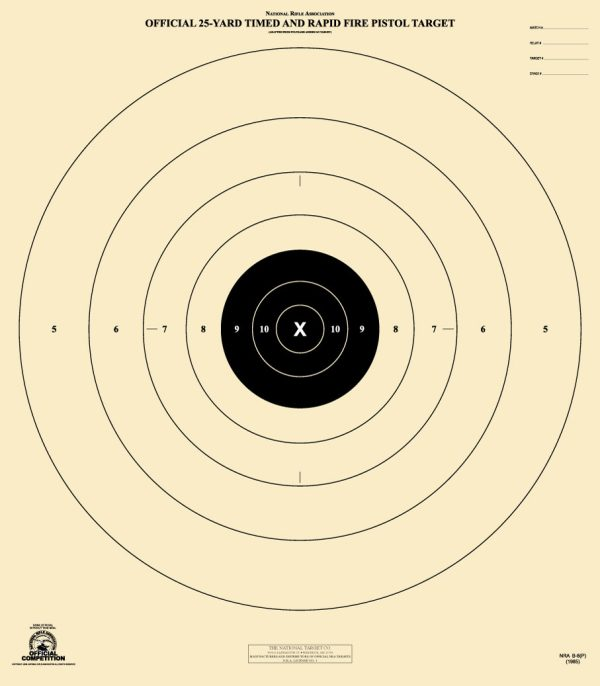
#> input picture data/before_detection.jpg, 600 x 686 px
$ python -i circle_detection.py   (imports and definitions only)
#> lines starting #> are read from the running program, lines starting #| are printed output that depends on the picture; after the words box and inside, x2 and y2 are one past the last pixel; in counts of white or black regions, pixels touching at a corner belong together; long printed decimals are rounded
import cv2
import numpy as np
import math

def detect_circles(image_path, output_path):
    # Load the image
#> called with image_path = 'data/before_detection.jpg', output_path = 'out.png'
    image = cv2.imread(image_path)
#> image is the input picture: shape (686, 600, 3); mean B, G, R 186.7, 221.3, 234.3
    if image is None:
        print("Could not open or find the image")
        return

    # Convert to grayscale for edge-based detection
    gray = cv2.cvtColor(image, cv2.COLOR_BGR2GRAY)
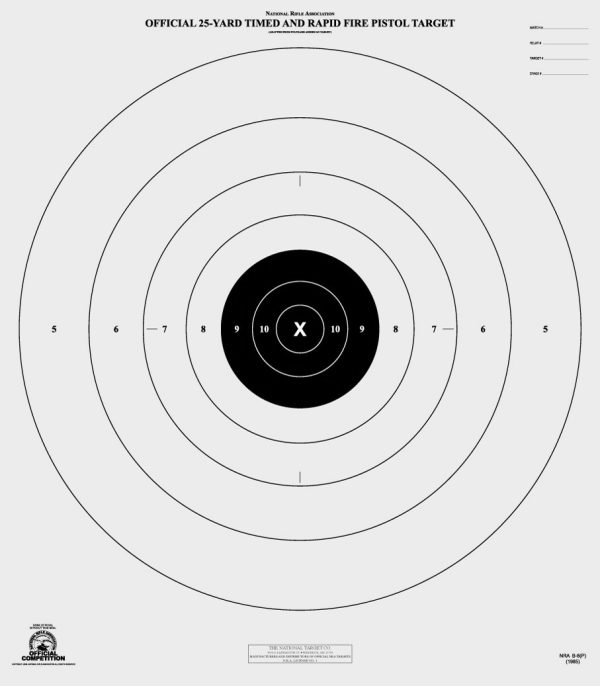
#> gray: shape (686, 600); min 0, max 255, mean 221.3
    blurred = cv2.GaussianBlur(gray, (5, 5), 1)

    # Use adaptive thresholding to highlight ring boundaries
    thresh = cv2.adaptiveThreshold(blurred, 255, cv2.ADAPTIVE_THRESH_GAUSSIAN_C, cv2.THRESH_BINARY_INV, 11, 2)
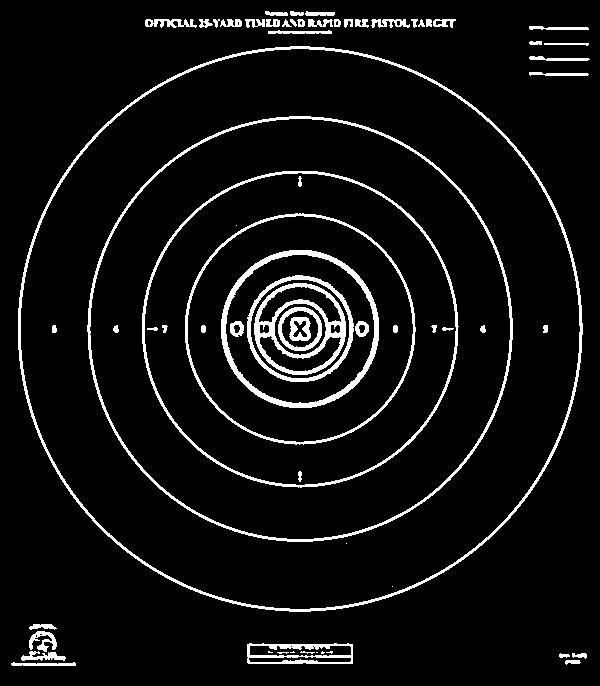
#> thresh: shape (686, 600); 6.5% white; 68 white regions (9 under 20 px), largest, box (x1, y1, x2, y2) and area: (18, 46, 583, 612) 5224, (87, 116, 513, 542) 3908, (142, 171, 459, 488) 2888
    cv2.imwrite("thresh.jpg", thresh)

    # Apply minimal morphological operations
    kernel = cv2.getStructuringElement(cv2.MORPH_ELLIPSE, (3, 3))
    processed = cv2.morphologyEx(thresh, cv2.MORPH_CLOSE, kernel, iterations=1)
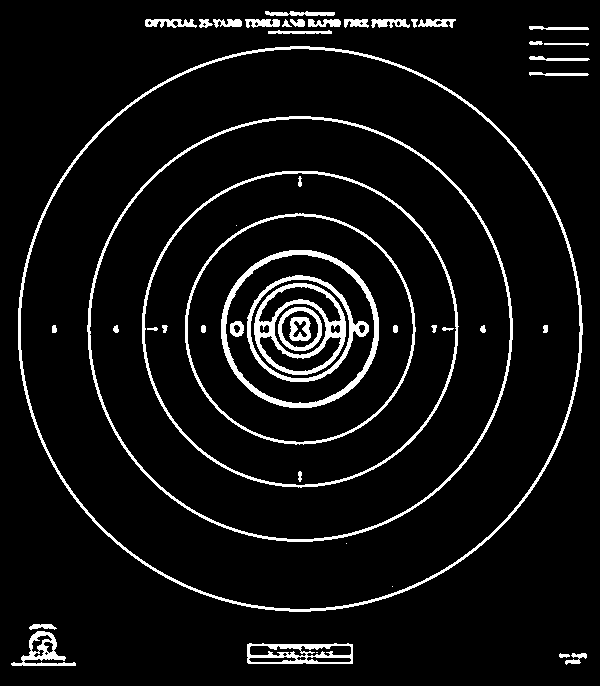
#> processed: shape (686, 600); 6.5% white; 49 white regions (4 under 20 px)
    cv2.imwrite("processed_thresh.jpg", processed)

    # Find contours
    contours, hierarchy = cv2.findContours(processed, cv2.RETR_CCOMP, cv2.CHAIN_APPROX_SIMPLE)
#> contours = 81 contours, 13 with area under 20; largest, box (x1, y1, x2, y2) and area: (18, 46, 583, 612) 250013, (20, 48, 581, 610) 246376, (87, 116, 513, 542) 141602, (89, 118, 511, 540) 138889, (142, 171, 459, 488) 78367
    print(f"Number of contours after thresholding: {len(contours)}")
#| Number of contours after thresholding: 81

    # Draw all contours for debugging
    contour_image = image.copy()
    cv2.drawContours(contour_image, contours, -1, (0, 0, 255), 2)
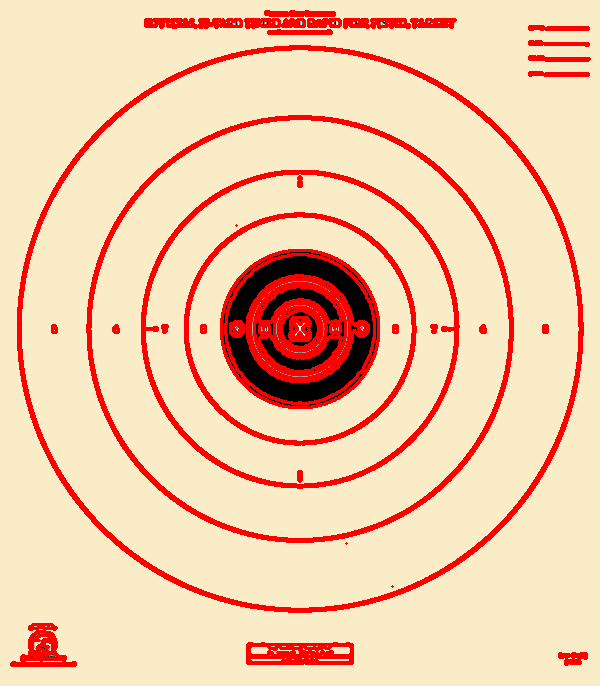
#> contour_image: shape (686, 600, 3); 11.19% of pixels changed, all inside (x1, y1, x2, y2) = (10, 10, 591, 667)
    cv2.imwrite("contours.jpg", contour_image)

    # Estimate the center using the largest contour
    center = (image.shape[1] // 2, image.shape[0] // 2)
#> center = (300, 343)
    max_area = 0
    for i, contour in enumerate(contours):
        area = cv2.contourArea(contour)
        if hierarchy[0][i][3] == -1 and area > max_area:
            max_area = area
            moments = cv2.moments(contour)
            if moments["m00"] != 0:
                center = (int(moments["m10"] / moments["m00"]), int(moments["m01"] / moments["m00"]))
#> this loop made 81 passes
#> (area, max_area, center) on passes 1, 4, 36, 42, 45, 48, 51, 53, 57: (87.5, 87.5, (576, 658)), (2000.5, 2000.5, (299, 653)), (6555, 6555, (299, 328)), (9004.5, 9004.5, (300, 328)), (19517, 19517, (299, 328)), (41582, 41582, (299, 328)), (78367, 78367, (299, 328)), (141602.5, 141602.5, (299, 328)), (250013, 250013, (299, 328))
#> area on passes 2, 5, 6, 7, 9, 10: 24.5, 205, 30, 213, 386.5, 389
#> after the loop, max_area = 250013; moments = moments, m00 250013, centre m10/m00, m01/m00 = (299.6, 328.5)
    print(f"Estimated center: {center}")
#| Estimated center: (299, 328)

    # Fit circles with relaxed criteria
    circles = []
    for i, contour in enumerate(contours):
        if len(contour) < 5:
            continue
        area = cv2.contourArea(contour)
        if area < 50:
            continue

        perimeter = cv2.arcLength(contour, True)
        circularity = 4 * math.pi * area / (perimeter * perimeter)
        if circularity < 0.3:
            continue

        (x, y), radius = cv2.minEnclosingCircle(contour)
        dist = math.sqrt((x - center[0])**2 + (y - center[1])**2)
        print(f"Contour {i}: area={area}, circularity={circularity}, radius={radius}, dist from center={dist}")

        if dist < 300 and radius > 2:
            circles.append((x, y, radius))
#> this loop made 81 passes
#> (area, perimeter, circularity, x, y, radius, dist) on passes 4, 14, 15, 30, 32, 33, 34, 35, 36, 38, 39, 40: (2000.5, 252.4, 0.395, 299.5, 653.5, 53.35, 325.5), (73.5, 40.04, 0.576, 47.5, 646.8, 6.35, 406.1), (152.5, 78.67, 0.31, 41.5, 644.5, 11.85, 408), (161.5, 49.21, 0.838, 236.7, 328.3, 7.97, 62.27), (421, 85.94, 0.716, 299.5, 328.6, 13.62, 0.809), (146, 75.74, 0.32, 299.5, 328.8, 9.88, 0.938), (1498, 143.9, 0.909, 299.7, 328.5, 22.3, 0.837), (1063, 123.1, 0.882, 299.5, 328.7, 19.12, 0.878), (6555, 303.1, 0.897, 299.6, 328.5, 46.11, 0.83), (71.5, 40.04, 0.56, 335, 328.5, 5.59, 36), (73.5, 41.21, 0.544, 264, 328.5, 5.59, 35), (2103, 171.7, 0.897, 299.6, 328.6, 26.45, 0.859)
#> area on passes 2, 6, 13, 19, 22, 23: 24.5, 30, 43.5, 22, 25, 25
#| Contour 3: area=2000.5, circularity=0.3947, radius=53.353, dist from center=325.500
#| Contour 13: area=73.5, circularity=0.5761, radius=6.347, dist from center=406.087
#| Contour 14: area=152.5, circularity=0.3097, radius=11.853, dist from center=408.018
#| Contour 29: area=161.5, circularity=0.838, radius=7.971, dist from center=62.270
#| Contour 31: area=421.0, circularity=0.7163, radius=13.616, dist from center=0.8093
#| Contour 32: area=146.0, circularity=0.3198, radius=9.879, dist from center=0.9384
#| Contour 33: area=1498.0, circularity=0.9093, radius=22.298, dist from center=0.8366
#| Contour 34: area=1063.0, circularity=0.8822, radius=19.116, dist from center=0.8782
#> (further printed lines are left out)
#> after the loop, circles = 21 items, first 6: (236.7, 328.3, 7.97), (299.5, 328.6, 13.62), (299.5, 328.8, 9.88), (299.7, 328.5, 22.3), (299.5, 328.7, 19.12), (299.6, 328.5, 46.11)

    print(f"Number of detected circles: {len(circles)}")
#| Number of detected circles: 21

    # Sort circles by radius (largest first) and enforce non-crossing
    concentric_circles = []
    if circles:
        circles.sort(key=lambda x: x[2], reverse=True)
        concentric_circles.append(circles[0])
        min_spacing = 2
        for i in range(1, len(circles)):
            curr = circles[i]
            is_concentric = True
            for prev in concentric_circles:
                dist = math.sqrt((curr[0] - prev[0])**2 + (curr[1] - prev[1])**2)
                if dist > 300 or curr[2] >= prev[2] - min_spacing:
                    is_concentric = False
                    break
            if is_concentric and len(concentric_circles) < 7:
                concentric_circles.append(curr)
#> this loop made 20 passes
#> curr on passes 1 to 12: (299.5, 328.5, 280.7), (299.6, 328.6, 212.9), (299.5, 328.5, 210.9), (299.6, 328.5, 158.5), (299.7, 328.5, 156.5), (299.6, 328.5, 115.6), (299.6, 328.5, 113.6), (299.7, 328.5, 79.33), (299.6, 328.6, 75.23), (307.2, 327, 60.98), (299.7, 328.5, 50.25), (299.6, 328.5, 46.11)
#> after the loop, concentric_circles = [(299.6, 328.5, 282.7), (299.6, 328.6, 212.9), (299.5, 328.5, 210.9), (299.6, 328.5, 158.5), (299.6, 328.5, 115.6), (299.6, 328.5, 113.6), (299.7, 328.5, 79.33)]

        while len(concentric_circles) < 7 and circles:
            last = concentric_circles[-1]
            new_radius = last[2] - min_spacing * 2
            if new_radius > 2:
                concentric_circles.append((last[0], last[1], new_radius))
            else:
                break
#> this loop made 0 passes
        if len(concentric_circles) > 7:
            concentric_circles = concentric_circles[:7]

    # Draw and label the 7 concentric circles with green lines
    for i, (x, y, r) in enumerate(concentric_circles):
        center_point = (int(x), int(y))
        radius = int(r)
        cv2.circle(image, center_point, radius, (0, 255, 0), 4, cv2.LINE_AA)
        cv2.putText(image, str(i + 1), center_point, cv2.FONT_HERSHEY_SIMPLEX, 1, (0, 255, 0), 2)
#> this loop made 7 passes
#> (x, y, r, radius) on passes 1 to 7: (299.6, 328.5, 282.7, 282), (299.6, 328.6, 212.9, 212), (299.5, 328.5, 210.9, 210), (299.6, 328.5, 158.5, 158), (299.6, 328.5, 115.6, 115), (299.6, 328.5, 113.6, 113), (299.7, 328.5, 79.33, 79)
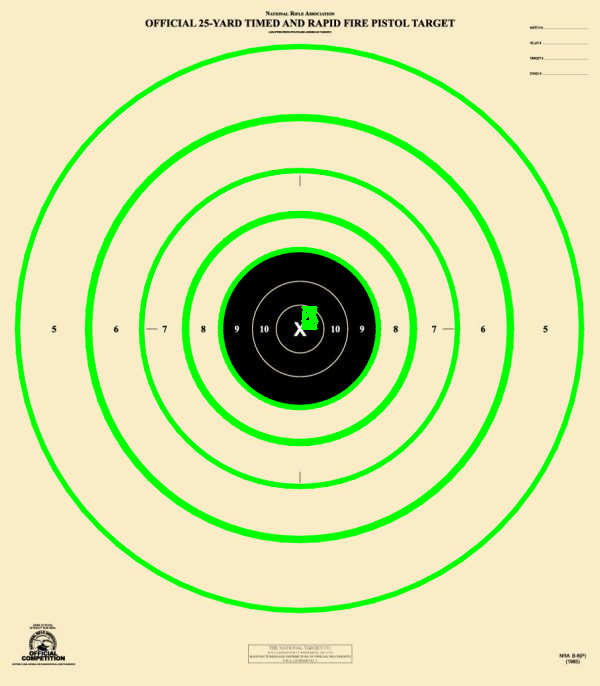
#> image: shape (686, 600, 3); 9.81% of pixels changed, all inside (x1, y1, x2, y2) = (14, 43, 585, 614)

    # Save the result
    cv2.imwrite(output_path, image)

>>> result = detect_circles('data/before_detection.jpg', 'out.png')
